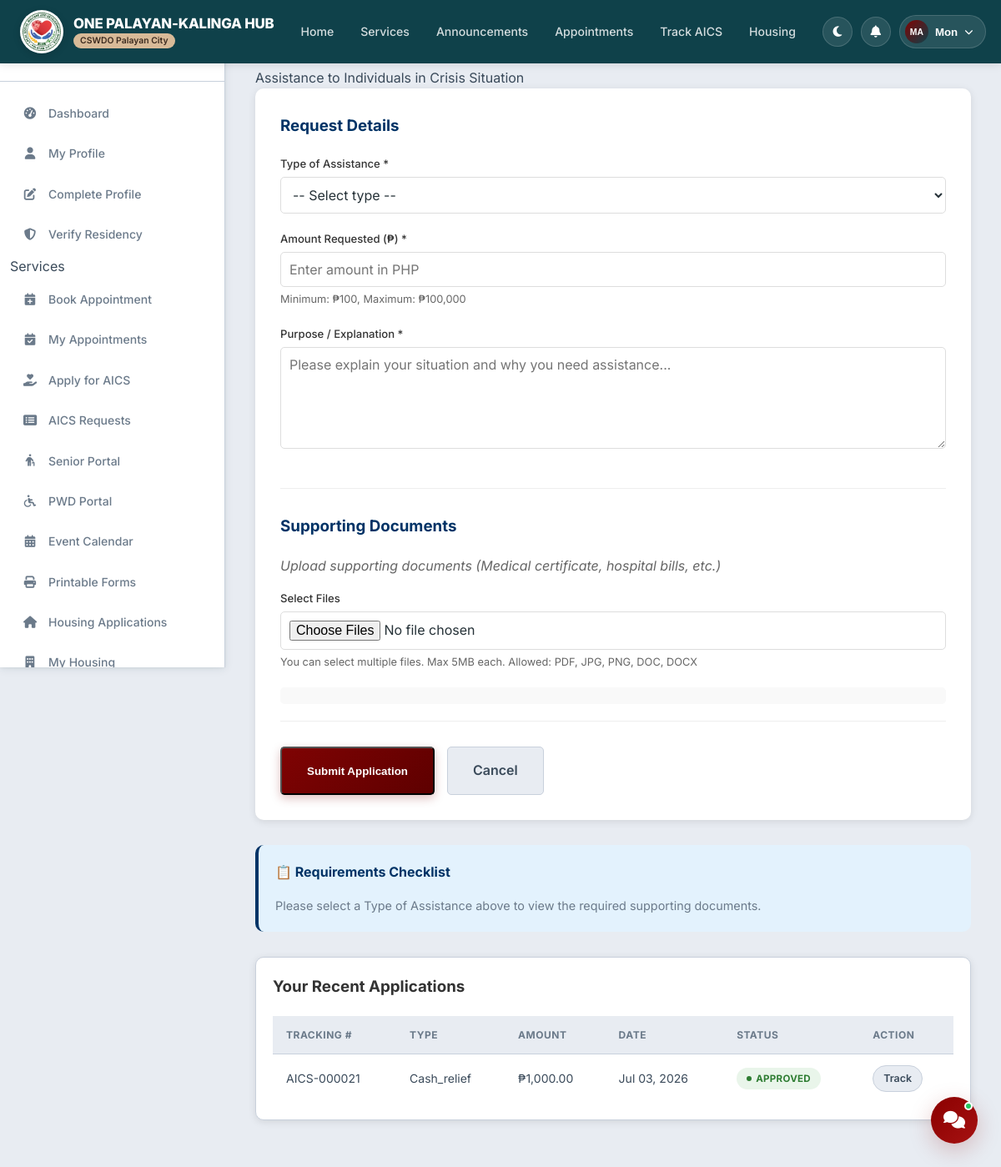
Before: /apply-aics.php (signed in) with the older database file.
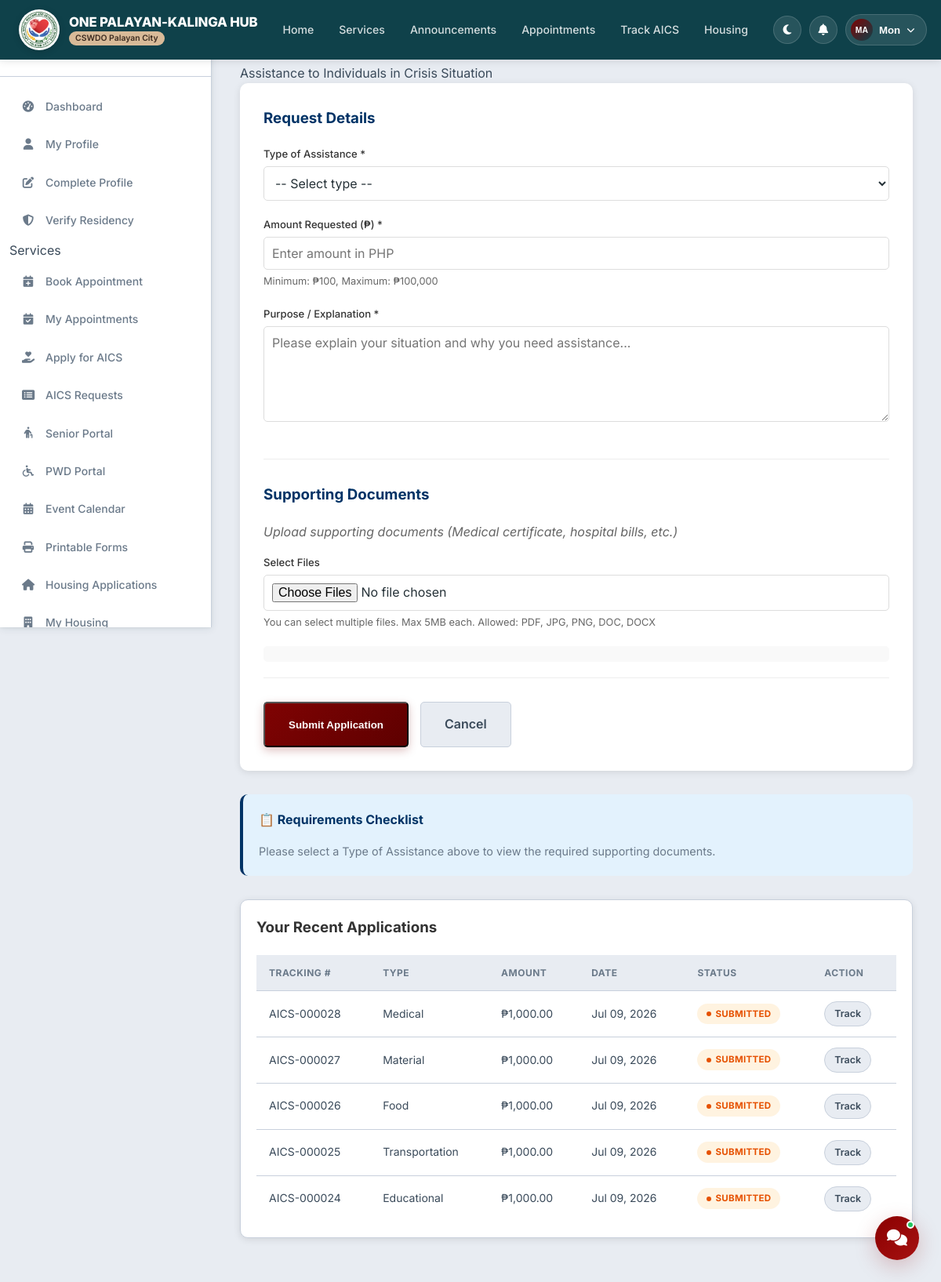
After: the same page with the newer database file.
### tables this page shows
CREATE TABLE `aics_requests` (
  `aics_id` int(11) NOT NULL,
  `user_id` int(11) NOT NULL,
  `request_type` enum('medical','funeral','educational','transportation','food','cash_relief','material') NOT NULL,
  `amount_requested` decimal(10,2) DEFAULT NULL,
  `amount_approved` decimal(10,2) DEFAULT NULL,
  `purpose` text DEFAULT NULL,
  `status` enum('submitted','reviewing','approved','rejected','released') DEFAULT 'submitted',
  `submission_date` timestamp NOT NULL DEFAULT current_timestamp(),
  `reviewed_by` int(11) DEFAULT NULL,
  `review_date` datetime DEFAULT NULL,
  `approved_by` int(11) DEFAULT NULL,
  `approval_date` datetime DEFAULT NULL,
  `release_date` datetime DEFAULT NULL,
  `rejection_reason` text DEFAULT NULL
);

### apply-aics.php (the view, shortened to what the changed rows need)
<?php
$database = new Database();
$db = $database->getConnection();
$recent_query = "SELECT * FROM aics_requests
                 WHERE user_id = :user_id
                 ORDER BY submission_date DESC
                 LIMIT 5";
$recent_stmt = $db->prepare($recent_query);
$recent_stmt->bindParam(':user_id', $_SESSION['user_id']);
$recent_stmt->execute();
?>
<!DOCTYPE html>
<html lang="en">
<head>
    <link rel="stylesheet" href="css/style.css">
    <link rel="stylesheet" href="css/dashboard.css">
</head>
<body>
    <?php include 'includes/navbar.php'; ?>
    <div class="dashboard-container">
        <div class="main-content">
            <h1>Apply for AICS</h1>
            <?php if ($recent_stmt->rowCount() > 0): ?>
                <div class="recent-section">
                    <table class="data-table">
                        <thead>
                            <tr>
                                <th>Tracking #</th>
                                <th>Type</th>
                                <th>Amount</th>
                                <th>Date</th>
                                <th>Status</th>
                                <th>Action</th>
                            </tr>
                        </thead>
                        <tbody>
                            <?php while ($request = $recent_stmt->fetch(PDO::FETCH_ASSOC)): ?>
                                <tr>
                                    <td>AICS-<?php echo str_pad($request['aics_id'], 6, '0', STR_PAD_LEFT); ?></td>
                                    <td><?php echo ucfirst($request['request_type']); ?></td>
                                    <td>₱<?php echo number_format($request['amount_requested'], 2); ?></td>
                                    <td><?php echo date('M d, Y', strtotime($request['submission_date'])); ?></td>
                                    <td>
                                        <span class="status-badge status-<?php echo $request['status']; ?>">
                                            <?php echo ucfirst($request['status']); ?>
                                        </span>
                                    </td>
                                    <td>
                                        <a href="track-aics.php?tracking=AICS-<?php echo str_pad($request['aics_id'], 6, '0', STR_PAD_LEFT); ?>"
                                            class="btn-small">Track</a>
                                    </td>
                                </tr>
                            <?php endwhile; ?>
                        </tbody>
                    </table>
                </div>
            <?php endif; ?>
        </div>
    </div>
</body>
</html>

Changed rows visible on the page:
no longer on this page (row unchanged): aics_requests: aics_id "000021", request_type "Cash_relief", amount_requested "1,000.00", submission_date "Jul 03, 2026", status "APPROVED"
added aics_requests: aics_id "000028", request_type "Medical", amount_requested "1,000.00", submission_date "Jul 09, 2026", status "SUBMITTED"
added aics_requests: aics_id "000027", request_type "Material", amount_requested "1,000.00", submission_date "Jul 09, 2026", status "SUBMITTED"
added aics_requests: aics_id "000026", request_type "Food", amount_requested "1,000.00", submission_date "Jul 09, 2026", status "SUBMITTED"
added aics_requests: aics_id "000025", request_type "Transportation", amount_requested "1,000.00", submission_date "Jul 09, 2026", status "SUBMITTED"
added aics_requests: aics_id "000024", request_type "Educational", amount_requested "1,000.00", submission_date "Jul 09, 2026", status "SUBMITTED"
